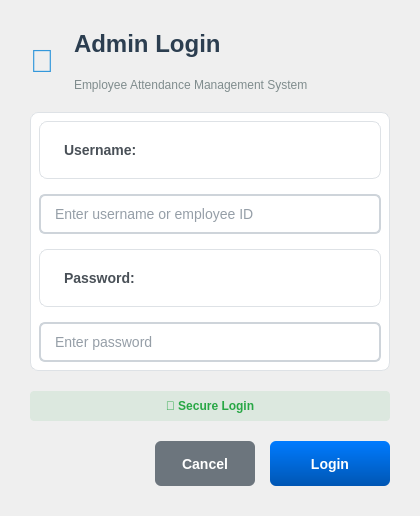
<?xml version="1.0" encoding="UTF-8"?>
<ui version="4.0">
 <class>LoginDialog</class>
 <widget class="QDialog" name="LoginDialog">
  <property name="geometry">
   <rect>
    <x>0</x>
    <y>0</y>
    <width>420</width>
    <height>300</height>
   </rect>
  </property>
  <property name="windowTitle">
   <string>EAS - Login</string>
  </property>
  <property name="modal">
   <bool>true</bool>
  </property>
  <layout class="QVBoxLayout" name="mainLayout">
   <property name="spacing">
    <number>20</number>
   </property>
   <property name="leftMargin">
    <number>30</number>
   </property>
   <property name="topMargin">
    <number>30</number>
   </property>
   <property name="rightMargin">
    <number>30</number>
   </property>
   <property name="bottomMargin">
    <number>30</number>
   </property>
   <item>
    <layout class="QHBoxLayout" name="headerLayout">
     <item>
      <widget class="QLabel" name="logoLabel">
       <property name="text">
        <string>🏢</string>
       </property>
       <property name="alignment">
        <set>Qt::AlignCenter</set>
       </property>
       <property name="styleSheet">
        <string>font-size: 32px; color: #3498db;</string>
       </property>
      </widget>
     </item>
     <item>
      <layout class="QVBoxLayout" name="titleLayout">
       <item>
        <widget class="QLabel" name="titleLabel">
         <property name="text">
          <string>Admin Login</string>
         </property>
         <property name="styleSheet">
          <string>font-size: 24px; font-weight: bold; color: #2c3e50;</string>
         </property>
        </widget>
       </item>
       <item>
        <widget class="QLabel" name="subtitleLabel">
         <property name="text">
          <string>Employee Attendance Management System</string>
         </property>
         <property name="styleSheet">
          <string>font-size: 12px; color: #7f8c8d;</string>
         </property>
        </widget>
       </item>
      </layout>
     </item>
     <item>
      <spacer name="headerSpacer">
       <property name="orientation">
        <enum>Qt::Horizontal</enum>
       </property>
       <property name="sizeHint" stdset="0">
        <size>
         <width>40</width>
         <height>20</height>
        </size>
       </property>
      </spacer>
     </item>
    </layout>
   </item>
   <item>
    <widget class="QWidget" name="formWidget">
     <property name="styleSheet">
      <string>background-color: #ffffff; border: 1px solid #dee2e6; border-radius: 8px; padding: 20px;</string>
     </property>
     <layout class="QVBoxLayout" name="formLayout">
      <property name="spacing">
       <number>15</number>
      </property>
      <item>
       <widget class="QLabel" name="usernameLabel">
        <property name="text">
         <string>Username:</string>
        </property>
        <property name="styleSheet">
         <string>color: #495057; font-weight: bold; font-size: 14px;</string>
        </property>
       </widget>
      </item>
      <item>
       <widget class="QLineEdit" name="usernameEdit">
        <property name="placeholderText">
         <string>Enter username or employee ID</string>
        </property>
        <property name="minimumSize">
         <size>
          <width>0</width>
          <height>40</height>
         </size>
        </property>
        <property name="styleSheet">
         <string>color: #2c3e50 !important; background-color: #ffffff !important; border: 2px solid #ced4da; border-radius: 6px; padding: 10px 12px; font-size: 14px;</string>
        </property>
       </widget>
      </item>
      <item>
       <widget class="QLabel" name="passwordLabel">
        <property name="text">
         <string>Password:</string>
        </property>
        <property name="styleSheet">
         <string>color: #495057; font-weight: bold; font-size: 14px;</string>
        </property>
       </widget>
      </item>
      <item>
       <widget class="QLineEdit" name="passwordEdit">
        <property name="placeholderText">
         <string>Enter password</string>
        </property>
        <property name="echoMode">
         <enum>QLineEdit::Password</enum>
        </property>
        <property name="minimumSize">
         <size>
          <width>0</width>
          <height>40</height>
         </size>
        </property>
        <property name="styleSheet">
         <string>color: #2c3e50 !important; background-color: #ffffff !important; border: 2px solid #ced4da; border-radius: 6px; padding: 10px 12px; font-size: 14px;</string>
        </property>
       </widget>
      </item>
     </layout>
    </widget>
   </item>
   <item>
    <widget class="QLabel" name="modeIndicator">
     <property name="text">
      <string>🔐 Secure Login</string>
     </property>
     <property name="alignment">
      <set>Qt::AlignCenter</set>
     </property>
     <property name="styleSheet">
      <string>color: #28a745; font-size: 12px; font-weight: bold; background-color: rgba(40, 167, 69, 0.1); border-radius: 4px; padding: 8px;</string>
     </property>
    </widget>
   </item>
   <item>
    <layout class="QHBoxLayout" name="buttonLayout">
     <property name="spacing">
      <number>15</number>
     </property>
     <item>
      <spacer name="buttonSpacer">
       <property name="orientation">
        <enum>Qt::Horizontal</enum>
       </property>
       <property name="sizeHint" stdset="0">
        <size>
         <width>40</width>
         <height>20</height>
        </size>
       </property>
      </spacer>
     </item>
     <item>
      <widget class="QPushButton" name="cancelButton">
       <property name="text">
        <string>Cancel</string>
       </property>
       <property name="minimumSize">
        <size>
         <width>100</width>
         <height>45</height>
        </size>
       </property>
       <property name="styleSheet">
        <string>background-color: #6c757d; color: white; border: none; border-radius: 6px; font-weight: bold; font-size: 14px;</string>
       </property>
      </widget>
     </item>
     <item>
      <widget class="QPushButton" name="loginButton">
       <property name="text">
        <string>Login</string>
       </property>
       <property name="default">
        <bool>true</bool>
       </property>
       <property name="minimumSize">
        <size>
         <width>120</width>
         <height>45</height>
        </size>
       </property>
       <property name="styleSheet">
        <string>background: qlineargradient(x1:0, y1:0, x2:0, y2:1, stop:0 #007bff, stop:1 #0056b3); color: white; border: none; border-radius: 6px; font-weight: bold; font-size: 14px;</string>
       </property>
      </widget>
     </item>
    </layout>
   </item>
   <item>
    <spacer name="bottomSpacer">
     <property name="orientation">
      <enum>Qt::Vertical</enum>
     </property>
     <property name="sizeHint" stdset="0">
      <size>
       <width>20</width>
       <height>40</height>
      </size>
     </property>
    </spacer>
   </item>
  </layout>
 </widget>
 <resources/>
 <connections/>
</ui>
